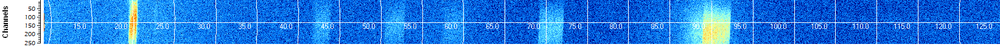
#> input picture Data Files/Full/2D (9-125, 10w).png, 1000 x 47 px, shrunk from 1643 x 78 before the run; its folder holds only this picture in this run
$ python -i test.py   (imports and definitions only)
#> lines starting #> are read from the running program, lines starting #| are printed output that depends on the picture
# import matplotlib.pyplot as plt
import numpy as np
import pandas as pd
import os
from scipy.optimize import curve_fit
import matplotlib.pyplot as plt

# [30 lines left out: function XRD_Data_Dictionary, not called in this run]

def Length_Peak(data: dict): # Just gets the peak ranges
    """
    Prompts the user to input the amorphous and crystalline ranges for each file in
    the data dictionary.

    Parameters:
    data (dict): A dictionary containing XRD data with file names as keys and
    position/intensity as values.

    Returns:
    dict: The updated dictionary with amorphous and crystalline ranges added for each file.
    """
    # Change this later
    manual_input = 'no' # input("Do you want to manually input the ranges? (yes/no): ").strip().lower()  # Ask the user if they want to manually input the ranges
    if manual_input == 'no':
        peak_range_file = 'Peak_Ranges.csv' # input("Enter the file name containing the peak ranges (e.g., 'peak_ranges.csv'): ")
        peak_ranges = pd.read_csv(peak_range_file)  # Read the peak ranges from the specified file

        # print(peak_ranges)  # Display the peak ranges DataFrame for the user to see

    for file_name in data.keys():

        # print(f"Processing file: {file_name}")
        if manual_input == 'yes':
            amorphous_range = input("Enter the amorphous range (e.g., 20-30): ")
            amorphous_range = [float(x) for x in amorphous_range.split('-')]  # Convert the input range to a list of floats

            crystalline_range = input("Enter the crystalline range (e.g., 30-40): ")
            crystalline_range = [float(x) for x in crystalline_range.split('-')]  # Convert the input range to a list of floats

        else:
            omega = data[file_name]['omega']  # Get the omega value from the data dictionary
            file_index = peak_ranges.index[peak_ranges['Omega'] == omega]  # Find the index of the file in the peak ranges DataFrame

            amorphous_range = [float(x) for x in peak_ranges.loc[file_index, 'Amorphous Range'].values[0].split('-')]  # Get the amorphous range from the DataFrame
            crystalline_range = [float(x) for x in peak_ranges.loc[file_index, 'Crystalline Range'].values[0].split('-')]  # Get the crystalline range from the DataFrame

        # print("\n") # Print a new line for better readability

        data[file_name]['amorphous_range'] = amorphous_range
        data[file_name]['crystalline_range'] = crystalline_range

    return data

# [328 lines left out: functions Gaussian_function, Peak_fit, Peak_Area_Calculation, Peak_Mixture_Calculation, Sample_Depth_Analysis, Store_Data and 2 more, not called in this run]

# [7 lines not run here, left out]

>>> import cv2
>>> picture = cv2.imread('2D (9-125, 10w).png', cv2.IMREAD_GRAYSCALE)
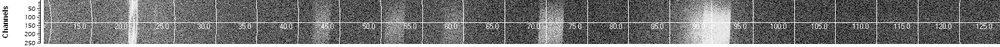
#> picture: shape (47, 1000); min 0, max 255, mean 118
#> (the run stopped early here; a loop or call above may not have finished)
